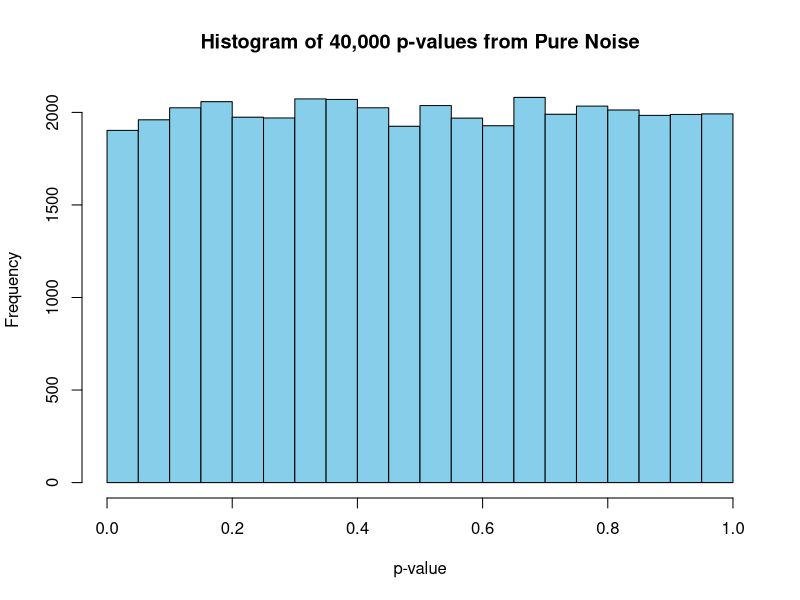
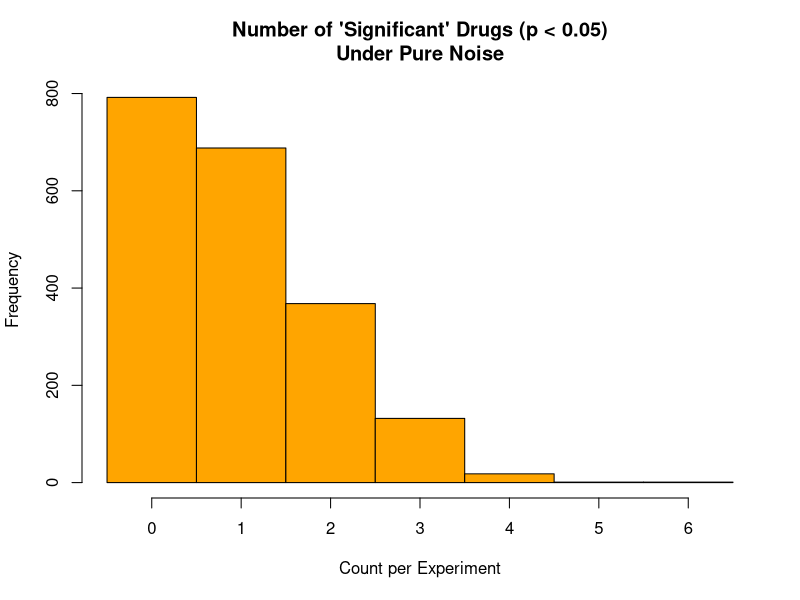
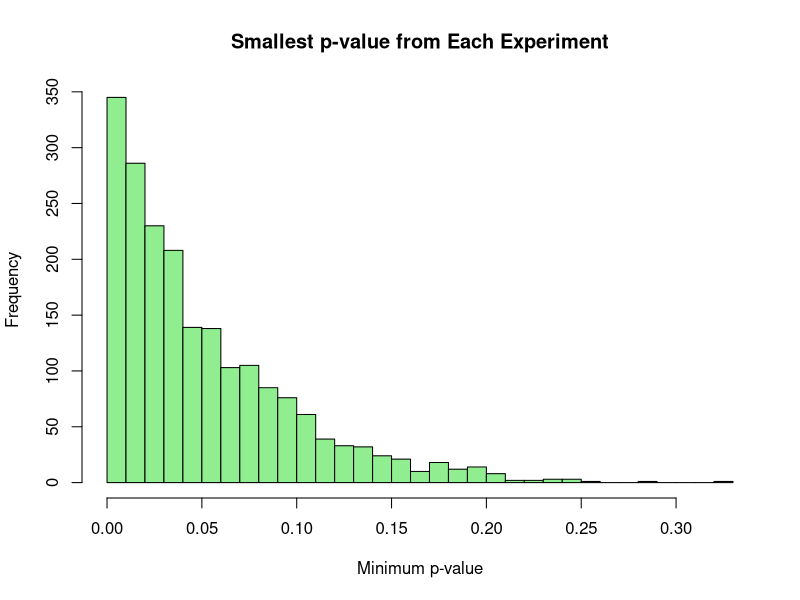

These charts were generated, in order, by the following R code:
#label===do1screen
do1screen <- function(m = 20, n = 30) {
  pvals <- numeric(m)
  for (j in 1:m) {
    placebo <- rnorm(n, mean = 0, sd = 1)
    drug    <- rnorm(n, mean = 0, sd = 1)  # no effect at all
    pvals[j] <- t.test(drug, placebo)$p.value
  }
  pvals
}

set.seed(1)
do1screen()
#===end

#label===pvalues
B <- 2000
all_p <- replicate(B, do1screen(), simplify = TRUE)
dim(all_p)  # 20 x 2000 matrix: 40,000 p-values in total
#===end

pdf("images/chapter_5/hypo-pvalues.pdf", width = 5, height = 4)
#label===hist
hist(all_p, breaks = 30, col = "skyblue",
     main = "Histogram of 40,000 p-values from Pure Noise",
     xlab = "p-value")
#===end
dev.off()

pdf("images/chapter_5/hypo-sigcount.pdf", width = 5, height = 4)
#label===sigcount
sig_count <- apply(all_p < 0.05, 2, sum)

hist(sig_count, breaks = seq(-0.5, max(sig_count) + 0.5, by = 1),
     col = "orange",
     main = "Number of 'Significant' Drugs (p < 0.05)\nUnder Pure Noise",
     xlab = "Count per Experiment")
#===end
dev.off()

#label===meansig
mean(sig_count >= 1)
#===end


pdf("images/chapter_5/hypo-minp.pdf", width = 5, height = 4)
#label===minp
min_p <- apply(all_p, 2, min)
hist(min_p, breaks = 30, col = "lightgreen",
     main = "Smallest p-value from Each Experiment",
     xlab = "Minimum p-value")
#===end
dev.off()


##


#label===do1screen_alt
do1screen_alt <- function(m = 20, n = 30, effect = 0.5) {
  pvals <- numeric(m)
  true_effect <- sample(1:m, 4)
  for (j in 1:m) {
    placebo <- rnorm(n, mean = 0, sd = 1)
    if (j %in% true_effect) {
      drug <- rnorm(n, mean = effect, sd = 1)
    } else {
      drug <- rnorm(n, mean = 0, sd = 1)
    }
    pvals[j] <- t.test(drug, placebo)$p.value
  }
  list(p = pvals, truth = true_effect)
}

set.seed(2)
#===end


##


#label===altresults
B <- 1000
results <- replicate(B, do1screen_alt(), simplify = FALSE)

TP_unc <- FP_unc <- TP_bonf <- FP_bonf <- numeric(B)

for (b in 1:B) {
  p <- results[[b]]$p
  truth <- results[[b]]$truth

  sig_unc <- which(p < 0.05)
  TP_unc[b] <- sum(sig_unc %in% truth)
  FP_unc[b] <- sum(!(sig_unc %in% truth))

  sig_bonf <- which(p < 0.05/20)
  TP_bonf[b] <- sum(sig_bonf %in% truth)
  FP_bonf[b] <- sum(!(sig_bonf %in% truth))
}

c("TP_unc"  = mean(TP_unc),
  "FP_unc"  = mean(FP_unc),
  "TP_bonf" = mean(TP_bonf),
  "FP_bonf" = mean(FP_bonf))
#===end
